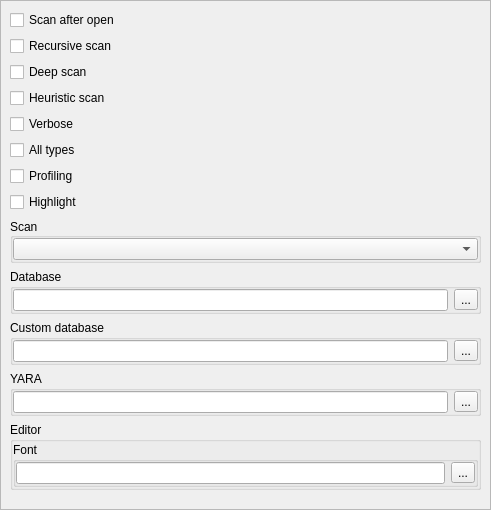
<?xml version="1.0" encoding="UTF-8"?>
<ui version="4.0">
 <class>DIEOptionsWidget</class>
 <widget class="QWidget" name="DIEOptionsWidget">
  <property name="geometry">
   <rect>
    <x>0</x>
    <y>0</y>
    <width>491</width>
    <height>510</height>
   </rect>
  </property>
  <property name="windowTitle">
   <string notr="true"/>
  </property>
  <layout class="QVBoxLayout" name="verticalLayout">
   <property name="leftMargin">
    <number>0</number>
   </property>
   <property name="topMargin">
    <number>0</number>
   </property>
   <property name="rightMargin">
    <number>0</number>
   </property>
   <property name="bottomMargin">
    <number>0</number>
   </property>
   <item>
    <widget class="QScrollArea" name="scrollAreaDIE">
     <property name="widgetResizable">
      <bool>true</bool>
     </property>
     <widget class="QWidget" name="scrollAreaWidgetContents">
      <property name="geometry">
       <rect>
        <x>0</x>
        <y>0</y>
        <width>489</width>
        <height>508</height>
       </rect>
      </property>
      <layout class="QVBoxLayout" name="verticalLayout_3">
       <item>
        <widget class="QCheckBox" name="checkBoxScanAfterOpen">
         <property name="text">
          <string>Scan after open</string>
         </property>
        </widget>
       </item>
       <item>
        <widget class="QCheckBox" name="checkBoxRecursiveScan">
         <property name="text">
          <string>Recursive scan</string>
         </property>
        </widget>
       </item>
       <item>
        <widget class="QCheckBox" name="checkBoxDeepScan">
         <property name="text">
          <string>Deep scan</string>
         </property>
        </widget>
       </item>
       <item>
        <widget class="QCheckBox" name="checkBoxHeuristicScan">
         <property name="text">
          <string>Heuristic scan</string>
         </property>
        </widget>
       </item>
       <item>
        <widget class="QCheckBox" name="checkBoxVerbose">
         <property name="text">
          <string>Verbose</string>
         </property>
        </widget>
       </item>
       <item>
        <widget class="QCheckBox" name="checkBoxAllTypesScan">
         <property name="text">
          <string>All types</string>
         </property>
        </widget>
       </item>
       <item>
        <widget class="QCheckBox" name="checkBoxProfiling">
         <property name="text">
          <string>Profiling</string>
         </property>
        </widget>
       </item>
       <item>
        <widget class="QCheckBox" name="checkBoxHighlight">
         <property name="text">
          <string>Highlight</string>
         </property>
        </widget>
       </item>
       <item>
        <widget class="QGroupBox" name="groupBoxScanEngine">
         <property name="title">
          <string>Scan</string>
         </property>
         <property name="alignment">
          <set>Qt::AlignLeading|Qt::AlignLeft|Qt::AlignVCenter</set>
         </property>
         <layout class="QVBoxLayout" name="verticalLayout_9">
          <property name="leftMargin">
           <number>0</number>
          </property>
          <property name="topMargin">
           <number>0</number>
          </property>
          <property name="rightMargin">
           <number>0</number>
          </property>
          <property name="bottomMargin">
           <number>0</number>
          </property>
          <item>
           <widget class="QComboBox" name="comboBoxScanEngine">
            <property name="minimumSize">
             <size>
              <width>200</width>
              <height>0</height>
             </size>
            </property>
           </widget>
          </item>
         </layout>
        </widget>
       </item>
       <item>
        <widget class="QGroupBox" name="groupBoxDIEDatabase">
         <property name="title">
          <string>Database</string>
         </property>
         <layout class="QHBoxLayout" name="horizontalLayout_3">
          <property name="leftMargin">
           <number>0</number>
          </property>
          <property name="topMargin">
           <number>0</number>
          </property>
          <property name="rightMargin">
           <number>0</number>
          </property>
          <property name="bottomMargin">
           <number>0</number>
          </property>
          <item>
           <widget class="QLineEdit" name="lineEditDIEDatabase"/>
          </item>
          <item>
           <widget class="QToolButton" name="toolButtonDIEDatabase">
            <property name="text">
             <string notr="true">...</string>
            </property>
           </widget>
          </item>
         </layout>
        </widget>
       </item>
       <item>
        <widget class="QGroupBox" name="groupBoxDIEDatabaseCustom">
         <property name="title">
          <string>Custom database</string>
         </property>
         <layout class="QHBoxLayout" name="horizontalLayout_5">
          <property name="leftMargin">
           <number>0</number>
          </property>
          <property name="topMargin">
           <number>0</number>
          </property>
          <property name="rightMargin">
           <number>0</number>
          </property>
          <property name="bottomMargin">
           <number>0</number>
          </property>
          <item>
           <widget class="QLineEdit" name="lineEditDIEDatabaseCustom"/>
          </item>
          <item>
           <widget class="QToolButton" name="toolButtonDIEDatabaseCustom">
            <property name="text">
             <string notr="true">...</string>
            </property>
           </widget>
          </item>
         </layout>
        </widget>
       </item>
       <item>
        <widget class="QGroupBox" name="groupBoxYaraRules">
         <property name="title">
          <string notr="true">YARA</string>
         </property>
         <layout class="QHBoxLayout" name="horizontalLayout_4">
          <property name="leftMargin">
           <number>0</number>
          </property>
          <property name="topMargin">
           <number>0</number>
          </property>
          <property name="rightMargin">
           <number>0</number>
          </property>
          <property name="bottomMargin">
           <number>0</number>
          </property>
          <item>
           <widget class="QLineEdit" name="lineEditYaraRules"/>
          </item>
          <item>
           <widget class="QToolButton" name="toolButtonYaraRules">
            <property name="text">
             <string notr="true">...</string>
            </property>
           </widget>
          </item>
         </layout>
        </widget>
       </item>
       <item>
        <widget class="QGroupBox" name="groupBoxEditor">
         <property name="title">
          <string>Editor</string>
         </property>
         <layout class="QVBoxLayout" name="verticalLayout_2">
          <property name="leftMargin">
           <number>0</number>
          </property>
          <property name="topMargin">
           <number>0</number>
          </property>
          <property name="rightMargin">
           <number>0</number>
          </property>
          <property name="bottomMargin">
           <number>0</number>
          </property>
          <item>
           <widget class="QGroupBox" name="groupBoxSignaturesEditorFont">
            <property name="title">
             <string>Font</string>
            </property>
            <layout class="QHBoxLayout" name="horizontalLayout">
             <property name="leftMargin">
              <number>0</number>
             </property>
             <property name="topMargin">
              <number>0</number>
             </property>
             <property name="rightMargin">
              <number>0</number>
             </property>
             <property name="bottomMargin">
              <number>0</number>
             </property>
             <item>
              <widget class="QLineEdit" name="lineEditSignaturesEditorFont">
               <property name="readOnly">
                <bool>true</bool>
               </property>
              </widget>
             </item>
             <item>
              <widget class="QToolButton" name="toolButtonSignaturesEditorFont">
               <property name="text">
                <string notr="true">...</string>
               </property>
              </widget>
             </item>
            </layout>
           </widget>
          </item>
         </layout>
        </widget>
       </item>
       <item>
        <spacer name="verticalSpacer">
         <property name="orientation">
          <enum>Qt::Vertical</enum>
         </property>
         <property name="sizeHint" stdset="0">
          <size>
           <width>20</width>
           <height>40</height>
          </size>
         </property>
        </spacer>
       </item>
      </layout>
     </widget>
    </widget>
   </item>
  </layout>
 </widget>
 <resources/>
 <connections/>
</ui>
